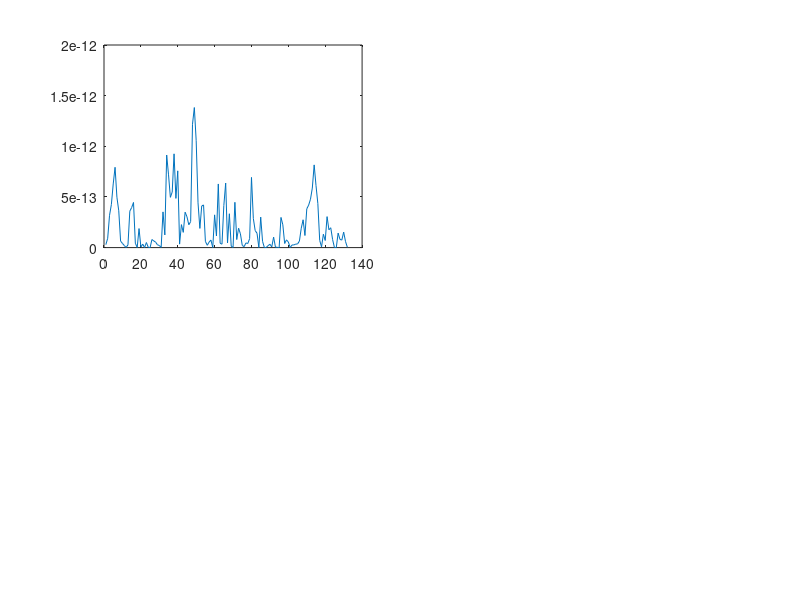

Source code (MATLAB): (Note: this script raises an error after producing the figure.)
%Plotta upp MSD för normalavståndet och avståndet mellan samma s-koordinat
%samt jämför de båda metoderna

%Använder kod från jamvikt.m

clc,clear all
figure(4),clf,figure(3),clf
for fil=1:4
clearvars -except fil

if fil==1
load('data/confined_28min_polynom.mat', '-mat');
elseif fil==2
load('data/confined_32min_polynom.mat', '-mat');
elseif fil==3
load('data/nonconfined_5min_polynom.mat', '-mat');
elseif fil==4
load('data/nonconfined_167min_polynom.mat', '-mat');
end

res=10000; %bestämmer antal punkter på "bågen"
S=linspace(0, 1 ,res);
X_m=polyval(PX_mean,S);
Y_m=polyval(PY_mean,S);
X_m=X_m-mean(X_m);
Y_m=Y_m-mean(Y_m);
N=size(px,1);
x=linspace(min(X_m),max(X_m),res);
XP=zeros(N,res);
YP=zeros(N,res);
for i=1:N
    XP(i,:)=polyval(px(i,:),S);
    YP(i,:)=polyval(py(i,:),S);
    XP(i,:)=XP(i,:)-mean(XP(i,:));
    YP(i,:)=YP(i,:)-mean(YP(i,:));
end
punkt=.5; %punkt vi kollar på i intervallet [0,1]
Q=length(S)*punkt;

%Tangenten till jmvkt läge
dX_m=polyder(PX_mean);%derivera jämviktspolynomet i x
dY_m=polyder(PY_mean);%derivera jämviktspolynomet i y

jmN=[-polyval(dY_m, punkt), polyval(dX_m, punkt) ]; %normalvektor till jmvkt
jmT=[ polyval(dX_m, punkt), polyval(dY_m, punkt) ]; %tangentvektor till jmvkt
jmN=jmN/norm(jmN);  %normerad normalvektor
jmT=jmT/norm(jmT);  %normerad tangentvektor

%Nx = normal till jmvkt-poly som funktion i x-led Nx=k_n*x+b
k_n=jmN(2)/jmN(1);
%k_mt=(Y_m(Q+1)-Y_m(Q-1))/(X_m(Q+1)-X_m(Q-1));
%k_n=-1/k_mt;
b=Y_m(Q)-k_n*X_m(Q);
Nx=k_n.*x+b;

for i=1:N
dXP=polyder(px(i,:));%derivera polynomet i x
dYP=polyder(py(i,:));%derivera polynomet i y

%Nor=[-polyval(dYP, punkt), polyval(dXP, punkt) ]; %normalvektor
Tan=[ polyval(dXP, punkt), polyval(dYP, punkt) ]; %tangentvektor
%Nor=Nor/norm(Nor);  %normerad normalvektor till de olika strängarna
Tan=Tan/norm(Tan);  %normerad tangentvektor

%Tx = tangent till jmvkt-poly som funktion i x-led Tx=k_t*x+m
k_t=Tan(2)/Tan(1);
m=YP(i,Q)-k_t*XP(i,Q);
Tx=k_t.*x+m;

%Approximation till att finna där normalen skär strängen
C=find(min(abs(Nx-Tx))==abs(Nx-Tx));  %skärning mellan tangent och normal
val=C/res*(max(X_m)-min(X_m))+min(X_m);  %hittar x-värdet på polynomet i skärningspunkten
D(i)=find(min(abs(XP(i,:)-val))==abs(XP(i,:)-val)); %skärningspunkten på polynomet


%liten loop som kastar orimliga punkten på polynomet. Gäller för strängar
%som har 2 värden för ett x-värde. Dvs kröker runt sig själv i x-led.
if i>1 && D(i)-D(i-1)>res/10
    for e=1:1000
    E=find(abs(XP(i,:)-val)<1/(e^2));
    if length(E)<10
        F=find(min(abs(E-Q))==abs(E-Q));
        D(i)=E(F);
        break
    end
    end
end

avs(i,1)=XP(i,D(i))-X_m(Q);   %avstånd från jämviktsläge i x-led
avs(i,2)=YP(i,D(i))-Y_m(Q);   %avstånd från jämviktsläge i y-led
end



%MSD, från avs ovan mätt från en punkt=Q samt normalt mot jämvikt
%För att jämföra metoden med att välja samma s eller gå normalt ut från
%jämviktssträngen

MSD_n=zeros(N,2);
MSD_Q=zeros(N,2);
figure(3)
subplot(2,2,fil)
MSD_n=avs(:,1).^2+avs(:,2).^2; %MSD normalt ut från jämviktssträngen
plot(1:N,MSD_n)
figtitle('MSD för en punkt') %Funktion i separat fil
MSD_Q=(XP(:,Q)-X_m(Q)).^2+(YP(:,Q)-Y_m(Q)).^2; %MSD för samma s-koordinat
hold on
plot(1:N,MSD_Q)
hold off
legend('Normalt avstånd', 'För samma s', 'Location','Best')

figure(4)
subplot(2,2,fil);
Diff_t_Q=sqrt(MSD_n)-sqrt(MSD_Q); %Skillnaden mellan dem, ej MSD
plot(1:N,Diff_t_Q)
figtitle('Diff normalt mot samma s')



end